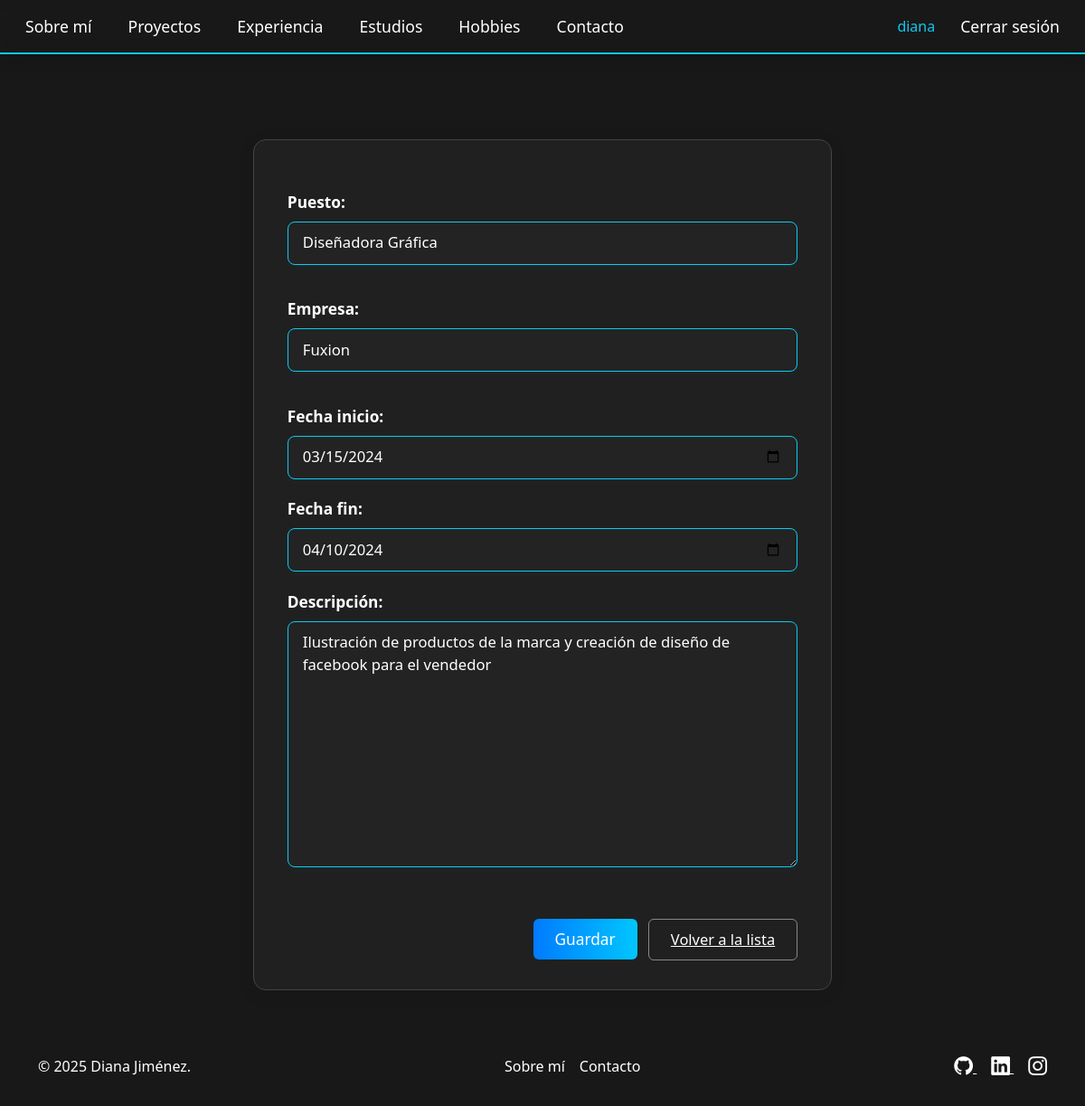
/experiencia/editar/1/ (signed in), run on the app's committed database.
### portafolio_app/models.py (models this page shows, shortened)
class ExperienciaLaboral(models.Model):
    puesto = models.CharField(max_length=100)
    empresa = models.CharField(max_length=100)
    fecha_inicio = models.DateField()
    fecha_fin = models.DateField(null=True, blank=True)
    descripcion = models.TextField()

### portafolio_app/views.py (the view)
# urls.py: path('experiencia/editar/<int:pk>/', views.editar_experiencia, name='editar_experiencia'),
@login_required
def editar_experiencia(request, pk):
    exp = get_object_or_404(ExperienciaLaboral, pk=pk)
    form = ExperienciaLaboralForm(request.POST or None, instance=exp)
    if form.is_valid():
        form.save()
        return redirect('lista_experiencia')
    return render(request, 'portafolio/formulario_experiencia.html', {'form': form})

### portafolio_app/forms.py
class ExperienciaLaboralForm(forms.ModelForm):
    class Meta:
        model = ExperienciaLaboral
        fields = ['puesto', 'empresa', 'fecha_inicio', 'fecha_fin', 'descripcion']
        widgets = {
            'fecha_inicio': forms.DateInput(attrs={'type': 'date', 'class': 'form-control'}),
            'fecha_fin': forms.DateInput(attrs={'type': 'date', 'class': 'form-control'}),
        }

### portafolio_app/templates/portafolio/formulario_experiencia.html (shortened to what this page needs)
{% extends 'portafolio/base.html' %}
{% block contenido %}
<div class="crud-form">
    <form method="post">
        <div class="mb-3">
            <label for="id_puesto">Puesto:</label>
            {{ form.puesto }}
        </div>
        <div class="mb-3">
            <label for="id_empresa">Empresa:</label>
            {{ form.empresa }}
        </div>
        <div class="mb-3">
            <label for="id_fecha_inicio">Fecha inicio:</label>
            {{ form.fecha_inicio }}
        </div>
        <div class="mb-3">
            <label for="id_fecha_fin">Fecha fin:</label>
            {{ form.fecha_fin }}
        </div>
        <div class="mb-3">
            <label for="id_descripcion">Descripción:</label>
            {{ form.descripcion }}
        </div>
        <div class="crud-form-actions">
            <button type="submit" class="crud-btn-primary">Guardar</button>
            <a href="{% url 'lista_experiencia' %}" class="crud-btn-secondary">Volver a la lista</a>
        </div>
    </form>
</div>
{% endblock %}

### portafolio_app/templates/portafolio/base.html (shortened to what this page needs)
{% load static %}
<!DOCTYPE html>
<html lang="es">
<head>
    <link href="https://cdn.jsdelivr.net/npm/bootstrap@5.3.3/dist/css/bootstrap.min.css" rel="stylesheet">
    <link rel="stylesheet" href="https://cdn.jsdelivr.net/npm/bootstrap-icons@1.11.3/font/bootstrap-icons.min.css">
    <link rel="stylesheet" href="{% static 'css/styles.css' %}">
    <link rel="stylesheet" href="{% static 'css/crud_portafolio.css' %}">
    <link rel="stylesheet" href="{% static 'css/hobbies.css' %}">
    <link rel="stylesheet" href="{% static 'css/estudios.css' %}">
    <link rel="stylesheet" href="{% static 'css/experiencia.css' %}">
    <link rel="stylesheet" href="{% static 'css/habilidades.css' %}">
    <link rel="stylesheet" href="{% static 'css/contacto.css' %}">
    <link rel="stylesheet" href="{% static 'css/tarjetas.css' %}">
</head>
<body class="d-flex flex-column h-100">
    <header class="header-nav py-2">
        <div class="container-fluid">
            <nav class="nav justify-content-center flex-wrap gap-2">
                <a class="nav-link px-3" href="{% url 'sobre_mi' %}">Sobre mí</a>
                <a class="nav-link px-3" href="{% url 'lista_proyectos' %}">Proyectos</a>
                <a class="nav-link px-3" href="{% url 'lista_experiencia' %}">Experiencia</a>
                <a class="nav-link px-3" href="{% url 'lista_estudios' %}">Estudios</a>
                <a class="nav-link px-3" href="{% url 'lista_hobbies' %}">Hobbies</a>
                <a class="nav-link px-3" href="{% url 'contacto' %}">Contacto</a>
                <span style="margin-left:auto; display:flex; align-items:center;">
                    {% if user.is_authenticated %}
                    <span style="color:#0dcaf0; margin-right:12px;">{{ user.username }}</span>
                    <a class="nav-link px-3" href="{% url 'logout' %}">Cerrar sesión</a>
                    {% else %}
                    <a class="nav-link px-3" href="{% url 'login' %}">Iniciar sesión</a>
                    {% endif %}
                </span>
            </nav>
        </div>
    </header>
    <main class="flex-shrink-0">
        {% block contenido %}
        {% endblock %}
    </main>
    <footer class="footer mt-auto py-4">
        <div class="container text-center">
            <div class="d-flex justify-content-between align-items-center">
                <span class="text-muted">© 2025 Diana Jiménez.</span>
                <ul class="nav">
                    <li class="nav-item"><a href="{% url 'sobre_mi' %}" class="nav-link px-2 text-muted">Sobre mí</a></li>
                    <li class="nav-item"><a href="{% url 'contacto' %}" class="nav-link px-2 text-muted">Contacto</a></li>
                </ul>
                <div class="social-icons">
                    <a href="https://github.com/DianaJJ0" target="_blank" rel="noopener noreferrer" aria-label="Ir a mi GitHub">
                        <i class="bi bi-github"></i>
                    </a>
                    <a href="https://www.linkedin.com/in/diana-carolina-jimenez-jimenez-930078377/" target="_blank" rel="noopener noreferrer" aria-label="Ir a mi LinkedIn" class="text-muted ms-3">
                        <i class="bi bi-linkedin"></i>
                    </a>
                    <a href="https://www.instagram.com/__diana_jimenez__/" target="_blank" rel="noopener noreferrer" aria-label="Ir a mi Instagram" class="text-muted ms-3">
                        <i class="bi bi-instagram"></i>
                    </a>
                </div>
            </div>
        </div>
    </footer>
</body>
</html>

### static/css/styles.css (style rules this page uses)
html, body { min-height: 100vh; background: #181818; }
body { display: flex; flex-direction: column; height: 100vh; color: #fff; }
body, h1, h2, h3, h4, h5, h6, p, ul, ol, li, label, span, a, .lead { color: #fff; }
.text-muted { color: #fff !important; }
.header-nav { position: fixed; top: 0; left: 0; width: 100%; z-index: 99999; background: rgba(24, 24, 24, 0.96); box-shadow: 0 2px 18px rgba(0,0,0,0.18); backdrop-filter: blur(9px); -webkit-backdrop-filter: blur(9px); border-bottom: 2px solid #0dcaf0; transition: background 0.25s, backdrop-filter 0.22s; }
main { flex: 1 0 auto; padding-top: 90px; }
.header-nav .nav-link { font-size: 1.1rem; font-weight: 500; color: #fff; padding: 0.5rem 1.5rem; }
.form-control, input, textarea, select { background-color: #2c2c2c; color: #e0e0e0; border: 1px solid #444; border-radius: 4px; padding: 10px; }
.form-control::placeholder, input::placeholder, textarea::placeholder, select::placeholder { color: #bdbdbd; }
.footer { background: #181818; color: #bcbcbc; width: 100%; }
.footer .social-icons i { font-size: 1.3rem; transition: color 0.2s ease; }

### static/css/crud_portafolio.css (style rules this page uses)
.crud-form { background: #202020; border: 1px solid #444; border-radius: 14px; box-shadow: 0 4px 20px rgba(0, 0, 0, 0.08); padding: 2rem 2.3rem; max-width: 640px; margin: 2.5rem auto; color: #fff; }
.crud-form label { font-weight: bold; color: #fff; font-size: 1.08rem; margin-bottom: 0.5rem; display: block; }
.crud-form input, .crud-form textarea, .crud-form select { background: #232323; color: #fff; border: 1.7px solid #0dcaf0; border-radius: 8px; padding: 0.65rem 1rem; margin-bottom: 1.3rem; width: 100%; font-size: 1.04rem; transition: border-color 0.2s, box-shadow 0.2s; box-shadow: 0 2px 10px rgba(13, 202, 240, 0.05); }
.crud-form .crud-btn-primary { background: linear-gradient(90deg, #007bff 0%, #00c6ff 100%); color: #fff; border: none; border-radius: 6px; padding: 0.6rem 1.5rem; font-weight: 500; font-size: 1.08rem; cursor: pointer; transition: background 0.2s, transform 0.2s; margin-right: 0.5rem; margin-top: 0.5rem; display: inline-block; }
.crud-form .crud-btn-secondary { background: none; color: #fff; border: 1.5px solid #888; border-radius: 6px; padding: 0.6rem 1.5rem; font-size: 1.03rem; cursor: pointer; margin-top: 0.7rem; transition: background 0.2s, color 0.2s, border-color 0.2s; display: inline-block; }
.crud-form .crud-form-actions { text-align: right; margin-top: 1.2rem; }

### static/css/estudios.css (style rules this page uses)
body { background: #181818; }

### data on the page
ExperienciaLaboral: puesto "Diseñadora Gráfica", empresa "Fuxion", fecha_inicio "03/15/2024", fecha_fin "04/10/2024", descripcion "Ilustración de productos de la marca y creación de diseño de facebook para el vendedor"

### other printed values
{{ user.username }} "diana"
